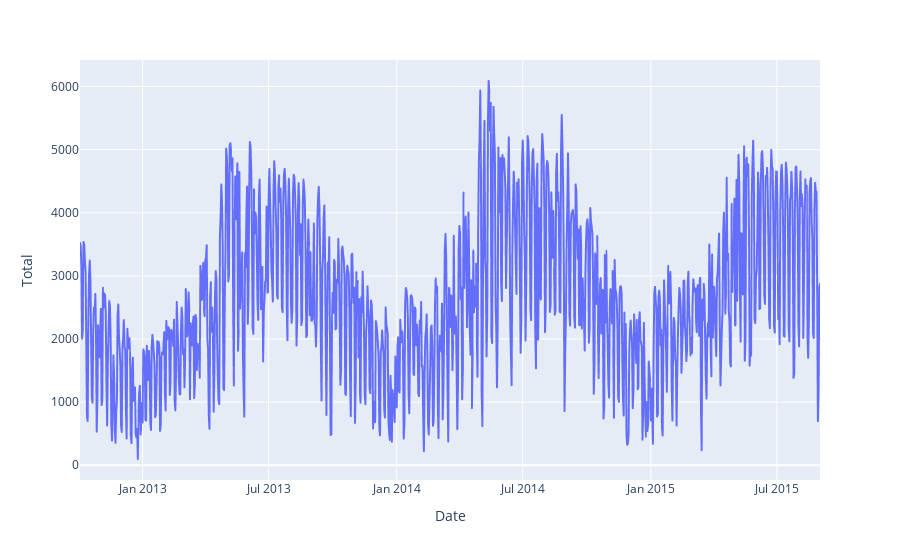

The cell this chart's notebook holds for it:
### Markdown cell above
1. We understand that each row is a date, and we have just booleans for the day of the week. 
2. Moreover, we can know if there it was a holiday, and some weather conditions. 
3. Finally, annual has the same effect as an index : it is just gradually increasing over time. It can have an effect if there is a trend on the whole dataset : increasing or decreasing.

### Code cell
import plotly.express as px
fig = px.line(daily, x="Date", y = "Total")
fig.show()

### Figure 1 — Plotly figure (JSON) as saved in the notebook; plotly's stock layout.template omitted (floating-point values rounded to 4 significant figures; data arrays with more than 128 entries replaced by an {"elided": "..."} marker saying what was removed)
{"data": [{"hovertemplate": "Date=%{x}<br>Total=%{y}<extra></extra>", "legendgroup": "", "line": {"color": "#636efa", "dash": "solid"}, "marker": {"symbol": "circle"}, "mode": "lines", "name": "", "showlegend": false, "type": "scattergl", "x": {"elided": "1064 str values"}, "xaxis": "x", "y": {"elided": "1064 int values"}, "yaxis": "y"}], "layout": {"legend": {"tracegroupgap": 0}, "margin": {"t": 60}, "xaxis": {"anchor": "y", "domain": [0, 1], "title": {"text": "Date"}}, "yaxis": {"anchor": "x", "domain": [0, 1], "title": {"text": "Total"}}}}
